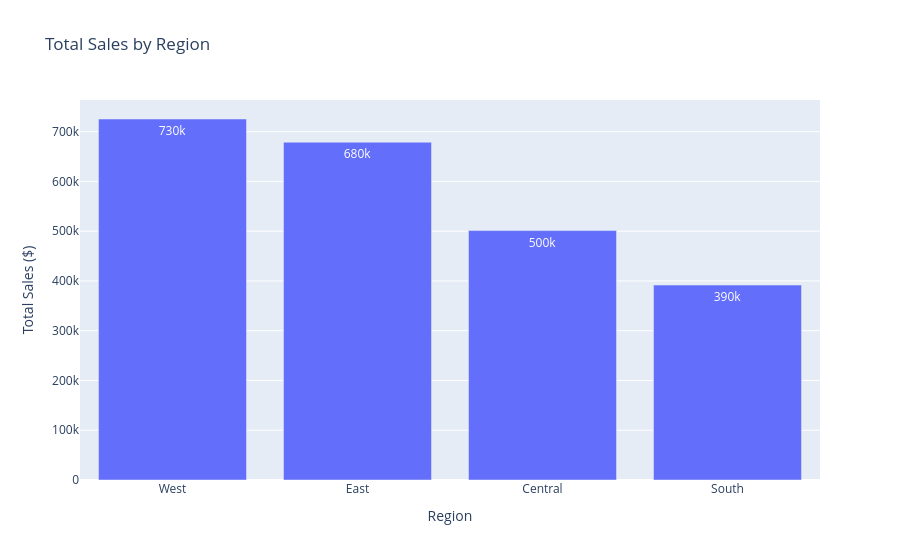

Here is the notebook cell this chart was saved with:
### Code cell
fig = px.bar(
    sales_region,
    x="Region",
    y="Sales",
    title="Total Sales by Region",
    labels={
        "Region": "Region",
        "Sales": "Total Sales ($)"
    },
    text_auto=".2s"
)

fig.show()

### Figure 1 — Plotly figure (JSON) as saved in the notebook; plotly's stock layout.template omitted (floating-point values rounded to 4 significant figures)
{"data": [{"hovertemplate": "Region=%{x}<br>Total Sales ($)=%{y}<extra></extra>", "legendgroup": "", "marker": {"color": "#636efa", "pattern": {"shape": ""}}, "name": "", "orientation": "v", "showlegend": false, "textposition": "auto", "texttemplate": "%{y:.2s}", "type": "bar", "x": ["West", "East", "Central", "South"], "xaxis": "x", "y": [725500.0, 678800.0, 501200.0, 391700.0], "yaxis": "y"}], "layout": {"barmode": "relative", "legend": {"tracegroupgap": 0}, "title": {"text": "Total Sales by Region"}, "xaxis": {"anchor": "y", "domain": [0, 1], "title": {"text": "Region"}}, "yaxis": {"anchor": "x", "domain": [0, 1], "title": {"text": "Total Sales ($)"}}}}
